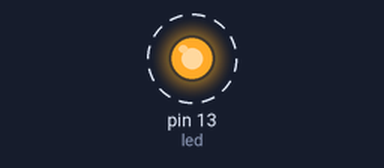
Simulated run of this sketch. Board: Arduino Uno, built with avr-gcc and run on an emulated ATmega328P. On the bench: output pins drawn as LEDs (lit = HIGH). Dashed ring = blinking.

Above: at 0.5 s.
Timing chart, 0 to 4.6 s (numbered marks = the images above):
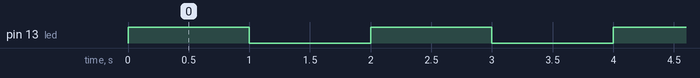

Measured:
- by itself, pin 13 (led): alternates HIGH for 1.0 s and LOW for 1.0 s

The sketch:

exemplo-led.ino
```cpp
/*
Arduino Day 2023

Oficina:      Git + Arduino
Facilitador:  Orlewilson Bentes Maia
Autor:        informe seu nome
Data:         19/03/2023
*/

// Porta digital no qual sera colocado um LED para ser ligado e desligado
int led = 13;

void ligarLed() {
  // Funcao do Arduino para ligar o LED (colocar nivel alto, ou seja, 5V)
  digitalWrite(led, HIGH);
}

void desligarLed(){
  // Funcao do Arduino para desligar o LED (colocar nivel baixo, ou seja, 0V)
  digitalWrite(led, LOW);
}

// Funcao para configurar o Arduino
void setup() {

  // Indica qual porta digital sera utilizada como saida (ligar/desligar um LED)
  pinMode(led, OUTPUT);
}

// Funcao principal do Arduino que ficara em loop infinito
void loop() {

  ligarLed();

  // Funcao do Arduino para parar durante um certo tempo em milisegundos (ms)
  delay(1000); // 1 segundo

  desligarLed();

  // Funcao do Arduino para parar durante um certo tempo em milisegundos (ms)
  delay(1000); // 1 segundo
}
```
